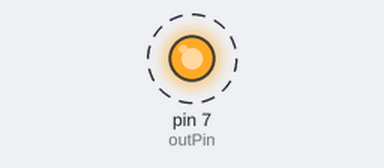
Bench run of a sketch on a simulated Arduino Uno, built with avr-gcc and run on an emulated ATmega328P. Parts: output pins drawn as LEDs (lit = HIGH). Dashed ring = blinking.

Above: at 0.5 s.
Timing chart, 0 to 4.6 s (numbered marks = the images above):
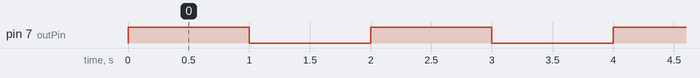

The sketch:

sketch_jan11a.ino
```cpp
// (licence header left out)
const int outPin = 7;

void setup() {
  // put your setup code here, to run once:
  pinMode(outPin, HIGH);
}

void loop() {
  // put your main code here, to run repeatedly:
  digitalWrite(outPin, HIGH);
  delay(1000);
  digitalWrite(outPin, LOW);
  delay(1000);
}
```

Measured:
- by itself, pin 7 (outPin): alternates HIGH for 1.0 s and LOW for 1.0 s
